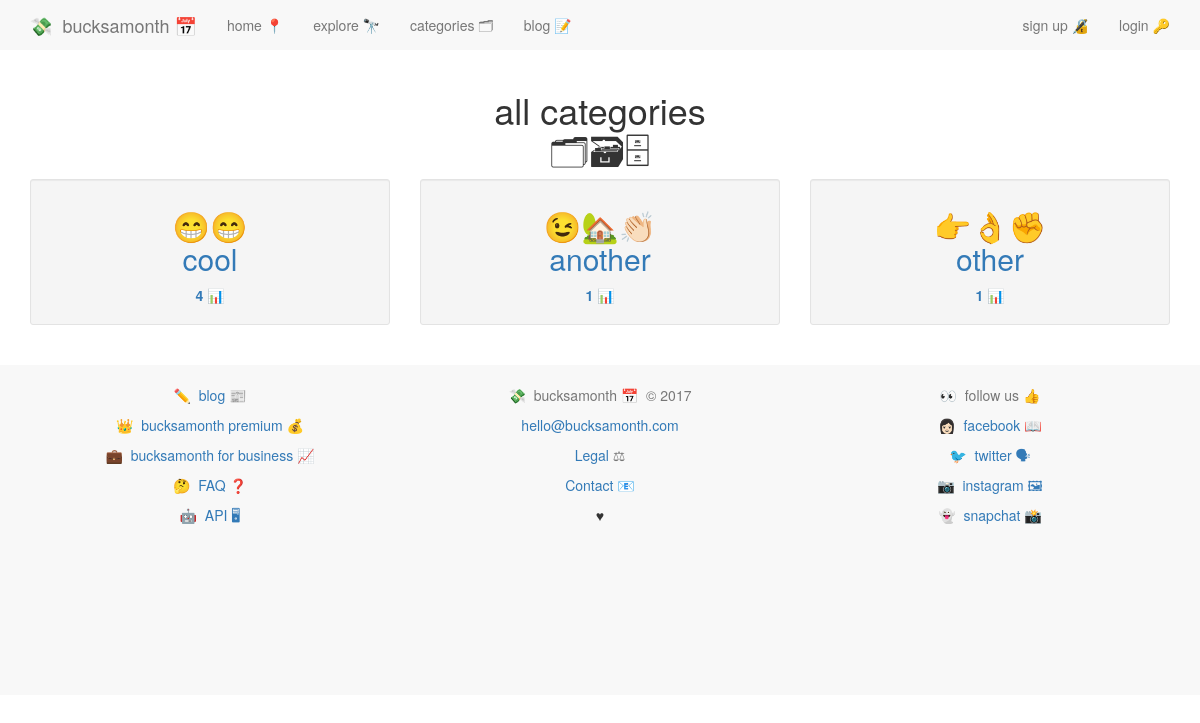
Page /categories/ on the committed database.
### categories/models.py (models this page shows, shortened)
class Category(models.Model):
    category = models.CharField(max_length=50)
    emoji = models.CharField(max_length=20, null=True, blank=True)
    description = models.CharField(max_length=140, null=True, blank=True)
    slug = models.SlugField(unique=True, blank=True, null=True)
    class Meta:
        ordering = ('category',)

### categories/views.py (the view)
def all_categories(request):
    categories = Category.objects.all().annotate(num_cats=Count('service')).order_by('-num_cats')
    context = {
        'categories':categories,
    }
    return render(request, 'categories/all.html', context)

### categories/templates/categories/all.html
{% extends 'base.html' %}
{% block content %}
{% include 'nav.html' %}
<h1 style="text-align:center;">all categories<br />🗂🗃🗄</h1>
{% for category in categories %}
{% cycle '<div class="row">' '' ''  %}
<div style="text-align:center;" class="col-md-4">
    <a style="text-decoration:none;" href="{% url 'categories:category_view' slug=category.slug %}">
  <div class="col-md-11.5 well well-sm">
    <h2>{{ category.emoji }}<br />{{ category.category }}</h2>
    <p><strong>{{ category.service_set.count }} 📊</strong></p>
  </div>
</a>
</div>
{% cycle '' '' '</div>' %}
{% endfor %}
{% endblock %}

### static/css/main.css (style rules this page uses)
body { min-height: 200px; padding-top: 70px; padding-bottom: 20px; }
a { text-decoration: none; }

### rows in the picture
Category: emoji "😁😁", category "cool", service_set.count "4"
Category: emoji "😉🏡👏🏻", category "another", service_set.count "1"
Category: emoji "👉👌✊", category "other", service_set.count "1"
